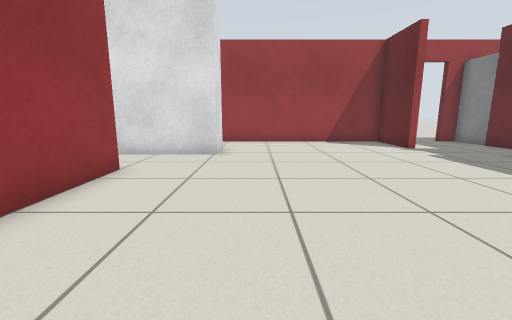
[1] (above)

12 first-person views from a walk through a robot-simulator world made for Gazebo. The camera is 0.69 m above the floor, tilts 10° down and sees 90° across. The floor is counted in squares, 0.5 m on a side. Each view is taken from the middle of a square. On the plan, view 1 faces up. The plan holds only what a view shows up to about 13 squares ahead; the rest is blank.

[2]
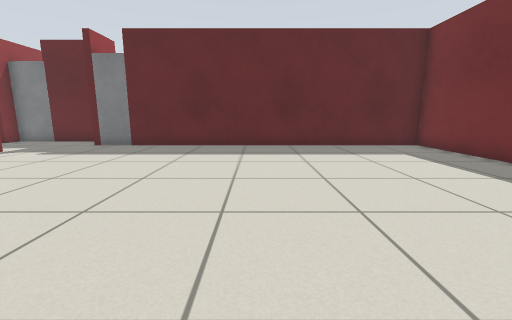

[3]
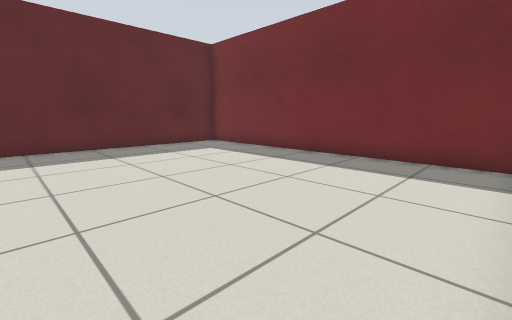

[4]
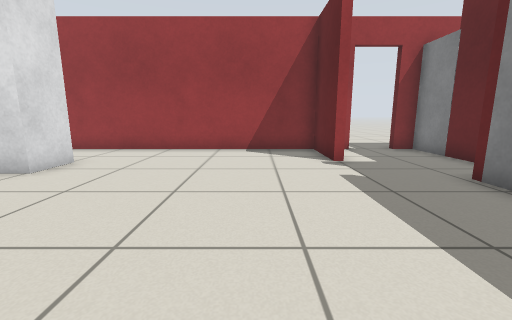

[5]
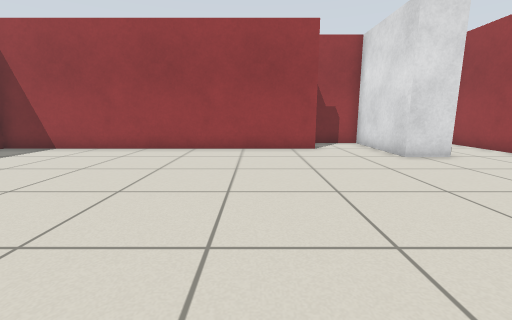

[6]
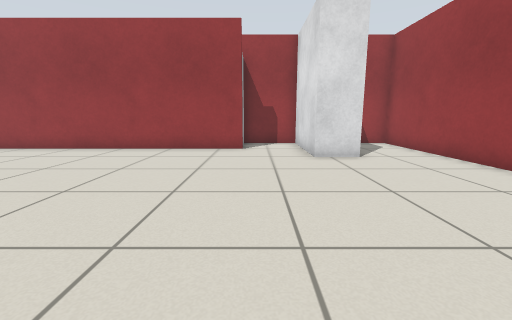

[7]
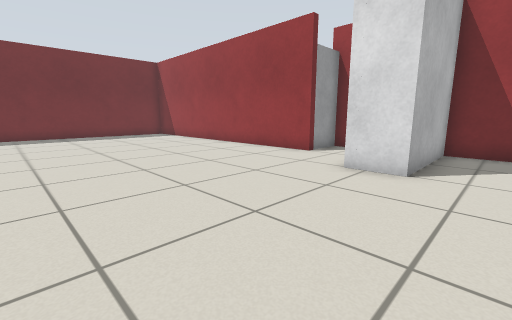

[8]
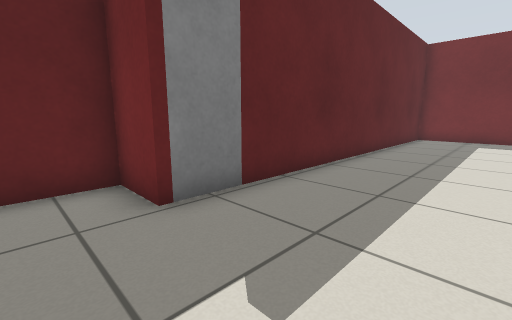

[9]
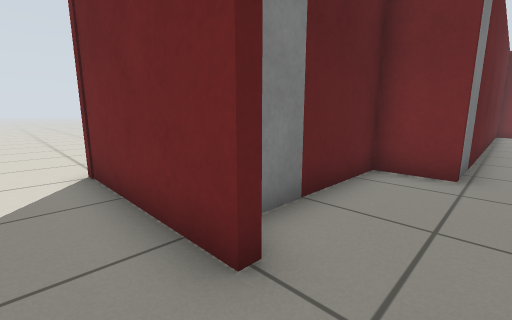

[10]
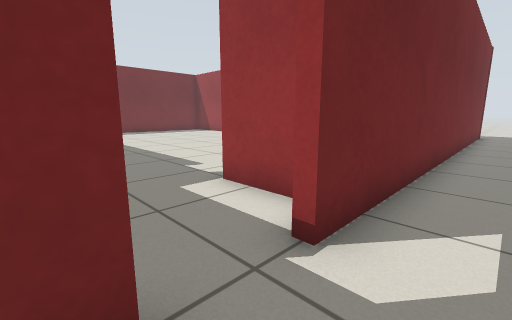

[11]
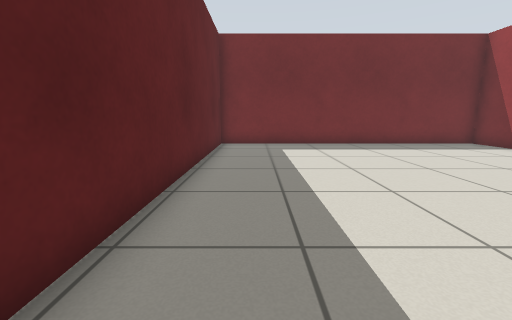

[12]
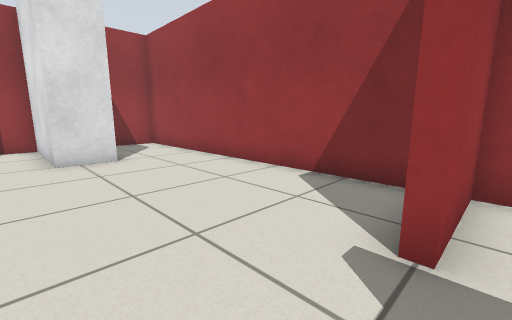

### Floor plan
Ten units are one square. View 1 is at (0, 0); x grows to the right and y downward. Boxes are objects, and circles mark ways between rooms. Rooms are numbered by the first view taken in them; rooms with no view inside come last. Other rooms are left out.
<svg viewBox="-83 -142 235 217">
<path fill="none" stroke="#000" d="M-35 -65 -35 64 87 64 87 -66M87 -80 87 -84 104 -84 104 -106M66 -106 64 -106 64 -134 -56 -134 -56 -104 -14 -104 -14 -89 -36 -89M96 -137 147 -137M-78 -137 78 -137M78 -134 66 -134 66 -106M102 -134 96 -134M104 -106 104 -116M-36 -89 -56 -89 -56 -64"/>
<rect x="85" y="-75" width="10" height="10" fill="#bbb"><title>door leaf</title></rect>
<rect x="105" y="-135" width="10" height="20" fill="#bbb"><title>door leaf</title></rect>
<rect x="-55" y="-65" width="10" height="10" fill="#bbb"><title>door leaf</title></rect>
<circle cx="85" cy="-110" r="3" fill="#2a7"/>
<circle cx="-40" cy="-75" r="3" fill="#2a7"/>
<circle cx="85" cy="-135" r="3" fill="#2a7"/>
<text x="20" y="-40">1</text>
<text x="20" y="70">2</text>
<text x="90" y="-120">3</text>
<text x="-50" y="-70">4</text>
</svg>
Room 1 opens to room 3. Room 1 opens to room 4. Room 2 opens to room 3.

Where each view was taken, in squares from view 1:
view 1: 0 up, 0 right, facing up
view 2: 1 up, 3 left, facing right
view 3: 2 up, 3 left, facing down-right
view 4: 3 up, 4 right, facing up
view 5: 4 up, 7 right, facing left
view 6: 7 up, 7 right, facing left
view 7: 12 up, 5 right, facing down-left
view 8: 10 up, 5 right, facing down-right
view 9: 15 up, 8 right, facing down-right
view 10: 15 up, 10 right, facing down-left
view 11: 6 up, 7 right, facing down
view 12: 8 up, 7 right, facing up-left
